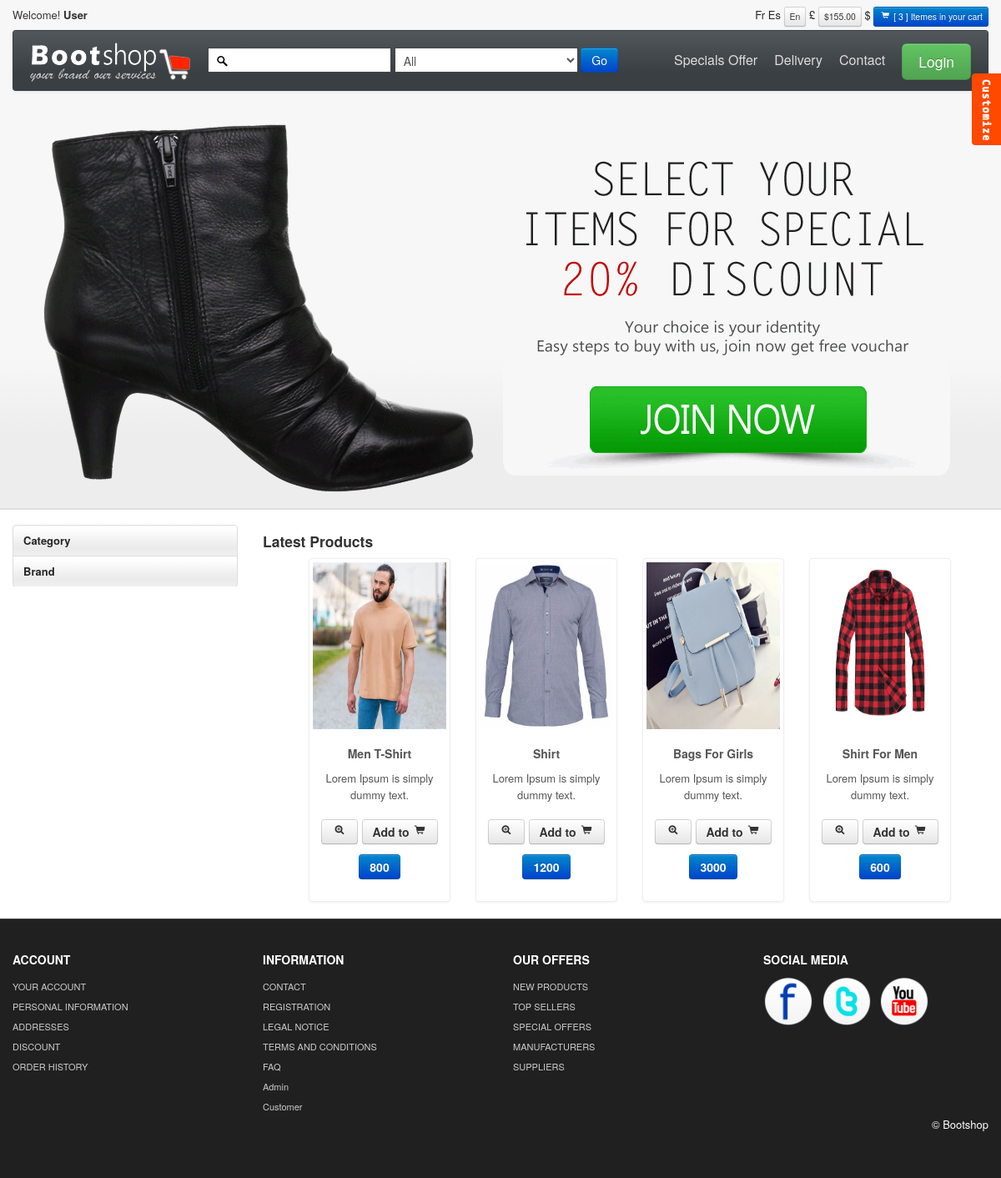
Before: / with the older database file.
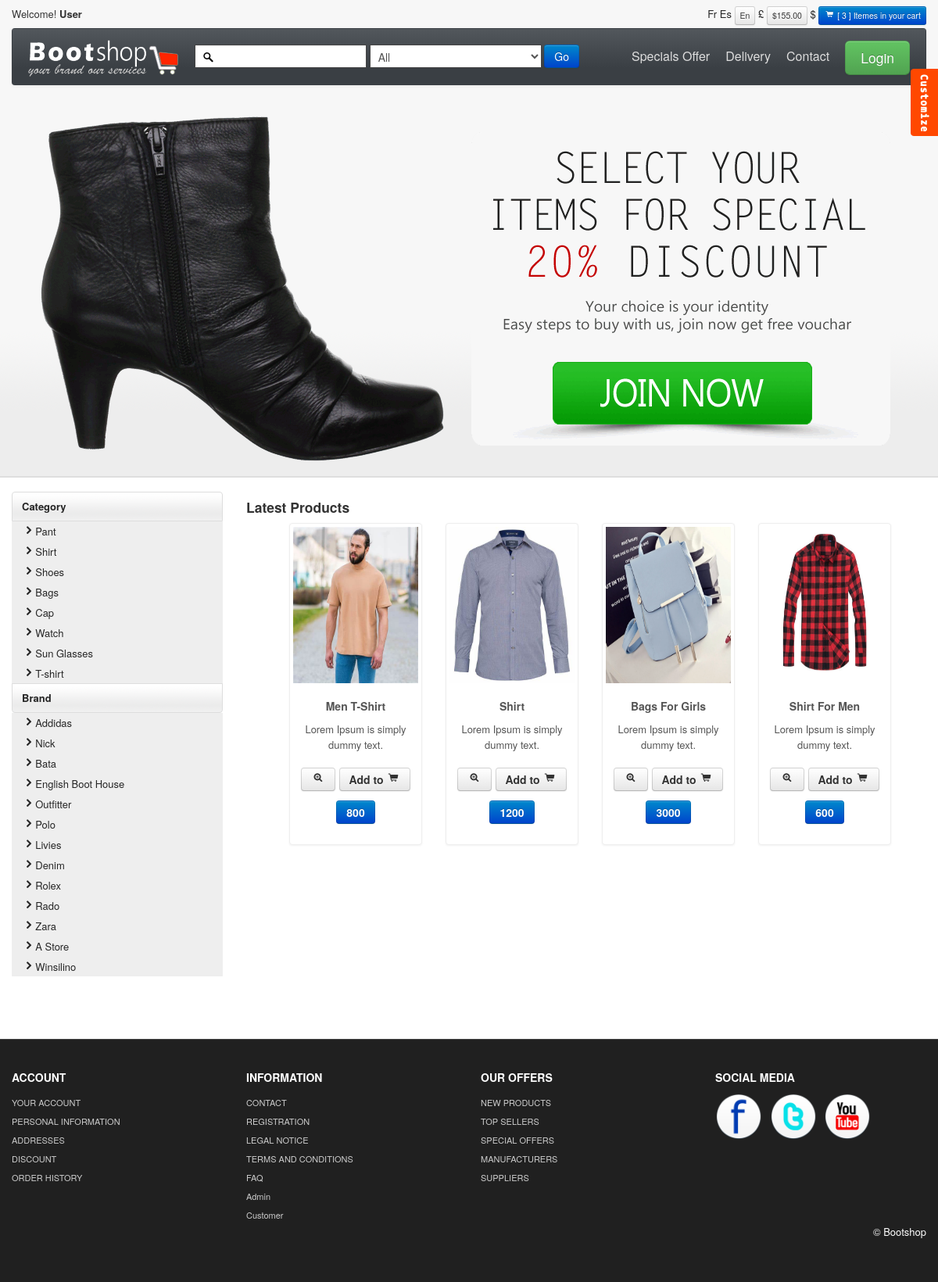
After: the same page with the newer database file.
### tables this page shows
CREATE TABLE `producttb` (
  `pid` int(11) NOT NULL,
  `pname` varchar(50) DEFAULT NULL,
  `pprice` int(11) DEFAULT NULL,
  `pdesc` varchar(200) DEFAULT NULL,
  `pCatID` int(11) DEFAULT NULL,
  `PBrandID` int(11) DEFAULT NULL,
  `p_images` varchar(200) DEFAULT NULL
);

CREATE TABLE `categorytb` (
  `cid` int(11) NOT NULL,
  `cname` varchar(50) NOT NULL
);

CREATE TABLE `brandtb` (
  `bid` int(11) NOT NULL,
  `bname` varchar(50) NOT NULL
);

### index.php (the view, shortened to what this page needs)
<?php
    include("connection.php");
?>
<!DOCTYPE html>
<html lang="en">
  <head>
    <link id="callCss" rel="stylesheet" href="themes/bootshop/bootstrap.min.css" media="screen"/>
    <link href="themes/css/base.css" rel="stylesheet" media="screen"/>
	<link href="themes/css/bootstrap-responsive.min.css" rel="stylesheet"/>
	<link href="themes/css/font-awesome.css" rel="stylesheet" type="text/css">
	<link href="themes/js/google-code-prettify/prettify.css" rel="stylesheet"/>
  </head>
<body>
<div id="header">
<div class="container">
<div id="welcomeLine" class="row">
	<div class="span6">Welcome!<strong> User</strong></div>
	<div class="span6">
	<div class="pull-right">
		<a href="product_summary.html"><span class="">Fr</span></a>
		<a href="product_summary.html"><span class="">Es</span></a>
		<span class="btn btn-mini">En</span>
		<a href="product_summary.html"><span>&pound;</span></a>
		<span class="btn btn-mini">$155.00</span>
		<a href="product_summary.html"><span class="">$</span></a>
		<a href="product_summary.html"><span class="btn btn-mini btn-primary"><i class="icon-shopping-cart icon-white"></i> [ 3 ] Itemes in your cart </span> </a>
	</div>
	</div>
</div>
<div id="logoArea" class="navbar">
  <div class="navbar-inner">
    <a class="brand" href="index.html"><img src="themes/images/logo.png" alt="Bootsshop"/></a>
		<form class="form-inline navbar-search" method="post" action="products.html" >
		<input id="srchFld" class="srchTxt" type="text" />
		  <select class="srchTxt">
			<option>All</option>
		</select>
		  <button type="submit" id="submitButton" class="btn btn-primary">Go</button>
    </form>
    <ul id="topMenu" class="nav pull-right">
	 <li class=""><a href="special_offer.html">Specials Offer</a></li>
	 <li class=""><a href="normal.html">Delivery</a></li>
	 <li class=""><a href="contact.html">Contact</a></li>
	 <li class="">
	 <a href="#login" role="button" data-toggle="modal" style="padding-right:0"><span class="btn btn-large btn-success">Login</span></a>
	</li>
    </ul>
  </div>
</div>
</div>
</div>
<div id="carouselBlk">
	<div id="myCarousel" class="carousel slide">
		<div class="carousel-inner">
		  <div class="item active">
		  <div class="container">
			<a href="register.html"><img style="width:100%" src="themes/images/carousel/1.png" alt="special offers"/></a>
		  </div>
		  </div>
		</div>
	  </div>
</div>
<div id="mainBody">
	<div class="container">
	<div class="row">
	<div id="sidebar" class="span3">
		<ul id="sideManu" class="nav nav-tabs nav-stacked">
			<li class="subMenu open"><a>Category</a>
			<?php
						$fetch_cat = mysqli_query($con,"select * from categorytb");
						while($rows = mysqli_fetch_array($fetch_cat))
						{
							echo '
							<ul>
				<li><a class="active" href="products.html"><i class="icon-chevron-right"></i>'.$rows[1].'</a></li>
				</ul>
							';
						}
			  ?>
			</li>
			<li class="subMenu"><a> Brand </a>
			<?php
						$fetch_brand = mysqli_query($con,"select * from brandtb");
						while($rows = mysqli_fetch_array($fetch_brand))
						{
							echo '
							<ul>
				<li><a class="active" href="products.html"><i class="icon-chevron-right"></i>'.$rows[1].'</a></li>
				</ul>
							';
						}
			  ?>
			</li>
		</ul>
		<br/>
		<br/>
		<br/>
	</div>
		<div class="span9">
		<h4>Latest Products </h4>
		<?php
						$fetch_pro = mysqli_query($con,"select * from producttb");
						while($rows = mysqli_fetch_array($fetch_pro))
						{
							echo '
							<ul class="" style="list-style:none">
							<li class="span2">
							  <div class="thumbnail">
					<a  href="product_details.html"><img style="height:200px" src="admin/productimages/'.$rows[6].'" alt=""/></a>
					<div class="caption">
					  <h5>'.$rows[1].'</h5>
					<p>
						Lorem Ipsum is simply dummy text.
					  </p>
					  <h4 style="text-align:center"><a class="btn" href="product_details.html"> <i class="icon-zoom-in"></i></a> <a class="btn" href="#">Add to <i class="icon-shopping-cart"></i></a> <a class="btn btn-primary" href="#">'.$rows[2].'</a></h4>
					</div>
					</div>
					</li>
				  </ul>
							';
						}
			  ?>
		</div>
		</div>
	</div>
</div>
	<div  id="footerSection">
	<div class="container">
		<div class="row">
			<div class="span3">
				<h5>ACCOUNT</h5>
				<a href="login.html">YOUR ACCOUNT</a>
				<a href="login.html">PERSONAL INFORMATION</a>
				<a href="login.html">ADDRESSES</a>
				<a href="login.html">DISCOUNT</a>
				<a href="login.html">ORDER HISTORY</a>
			 </div>
			<div class="span3">
				<h5>INFORMATION</h5>
				<a href="contact.html">CONTACT</a>
				<a href="register.html">REGISTRATION</a>
				<a href="legal_notice.html">LEGAL NOTICE</a>
				<a href="tac.html">TERMS AND CONDITIONS</a>
				<a href="faq.html">FAQ</a>
                <a href="admin/index.php">Admin</a>
                <a href="Customer/index.php">Customer</a>
			 </div>
			<div class="span3">
				<h5>OUR OFFERS</h5>
				<a href="#">NEW PRODUCTS</a>
				<a href="#">TOP SELLERS</a>
				<a href="special_offer.html">SPECIAL OFFERS</a>
				<a href="#">MANUFACTURERS</a>
				<a href="#">SUPPLIERS</a>
			 </div>
			<div id="socialMedia" class="span3 pull-right">
				<h5>SOCIAL MEDIA </h5>
				<a href="#"><img width="60" height="60" src="themes/images/facebook.png" title="facebook" alt="facebook"/></a>
				<a href="#"><img width="60" height="60" src="themes/images/twitter.png" title="twitter" alt="twitter"/></a>
				<a href="#"><img width="60" height="60" src="themes/images/youtube.png" title="youtube" alt="youtube"/></a>
			 </div>
		 </div>
		<p class="pull-right">&copy; Bootshop</p>
	</div>
	</div>
<link rel="stylesheet" href="themes/switch/themeswitch.css" type="text/css" media="screen" />
<span id="themesBtn"></span>
</body>
</html>

### themes/css/base.css (style rules this page uses)
#mainBody { border-top:2px solid #dedede; padding-top: 18px; }
#carouselBlk,#header { background: url(../images/headerRepeat.png) repeat-x 0 0 #f7f7f7; }
#srchFld { background: url(../images/search.png) no-repeat 4px center #fff; }
#logoArea, #logoArea a { line-height:49px; }
#logoArea .btn, #logoArea .btn-group { margin-top: 0; }
#welcomeLine { padding: 8px 0 4px }
#sidebar ul ul li a { font-size:12px; }
#sidebar ul { list-style: none;padding: 0;margin: 0;width: 100%; }
#sidebar li a { font-weight:bold; background:url(../images/tabRepeatInactive.png) repeat-x 0 0; color:#262626; }
#sidebar ul li li a { background:#eee; padding-left:14px;font-weight:normal;display:block; font-size:13px; line-height:26px; }
.thumbnail>a { display:block; text-align:center }
.thumbnail h5,.thumbnail p { text-align:center }
#myCarousel { text-align:center; margin-bottom:0 }
#footerSection { background: #202020;color: white;padding: 28px 0 44px;margin-top: 20px;border-top: 1px solid #444; }
#footerSection a { color:#ccc; font-size:11px; padding:0; line-height:24px; display:block; }
#footerSection #socialMedia a { min-width:25px; display:inline; margin-right:6px; text-align:center; line-height:1.5em; }
#socialMedia img { max-width:60px; }
.navbar-search .srchTxt { border-radius: 0;border: 1px solid #444; }
[class^="icon-"], [class*=" icon-"] { background-image: none; }
.navbar .nav > li > a { padding:10px;color: #DDD;text-shadow: none;font-size: 16px; }
#logoArea, #logoArea a { outline:none; }
.navbar .nav.pull-right, #sideManu { overflow:hidden; }
.navbar-search { margin-top: 8px; }

### themes/switch/themeswitch.css (style rules this page uses)
#themesBtn { height: 86px;background: url(images/styleTgl.png) no-repeat 0 0;position: fixed;top: 88px;right: 0;width: 35px; }

Changed rows visible on the page:
added categorytb: cname "Pant"
added categorytb: cname "Shirt"
added categorytb: cname "Shoes"
added categorytb: cname "Bags"
added categorytb: cname "Cap"
added categorytb: cname "Watch"
added categorytb: cname "Sun Glasses"
added categorytb: cname "T-shirt"
added brandtb: bname "Addidas"
added brandtb: bname "Nick"
added brandtb: bname "Bata"
added brandtb: bname "English Boot House"
added brandtb: bname "Outfitter"
added brandtb: bname "Polo"
added brandtb: bname "Livies"
added brandtb: bname "Denim"
added brandtb: bname "Rolex"
added brandtb: bname "Rado"
added brandtb: bname "Zara"
added brandtb: bname "A Store"
added brandtb: bname "Winsilino"
